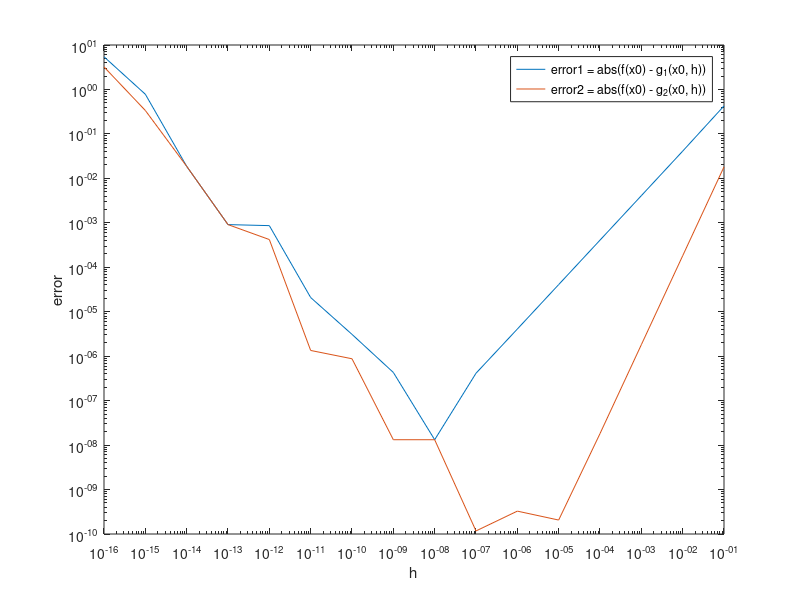

Here is the MATLAB script that generated this plot:
clc;
clear;

%derivative of f
df = @(x) exp(x) + x.*exp(x);

f = @(x) x .* exp(x);
g_1 = @(x, h) (f(x+h) - f(x)) ./ h;
g_2 = @(x, h) (f(x+h) - f(x-h)) ./ (2*h);
error1 = @(x0, h) abs(df(x0) - g_1(x0, h));
error2 = @(x0, h) abs(df(x0) - g_2(x0, h));

k = 1:1:16;
x0 = ones(size(k));
h = 10 .^ (-k);
error1 = error1(x0, h);
error2 = error2(x0, h);

loglog(h,error1);
hold on;
loglog(h,error2);
legend('error1 = abs(f(x0) - g_1(x0, h))', 'error2 = abs(f(x0) - g_2(x0, h))');
xlabel('h');
ylabel('error');

[min_error1,min_ind] = min(error1);
corresponding_h_error1 = h(min_ind);
fprintf('The minimum error1 is %e, which can be achieved by h = %e.\n', min_error1, corresponding_h_error1);

[min_error2,min_ind] = min(error2);
corresponding_h_error2 = h(min_ind);
fprintf('The minimum error2 is %e, which can be achieved by h = %e.\n', min_error2, corresponding_h_error2);

